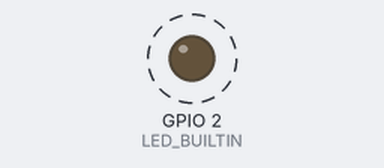
Recording of a program running on a simulated ESP8266 (Wemos D1 mini). Shown: output pins drawn as LEDs (lit = HIGH, except the on-board LED, lit = LOW). Dashed ring = blinking. WiFi joins after 1.5 s; servers stay silent unless stated; the local clock reads 2024-03-15 10:24:30 at power-on unless the program sets it; not simulated (calls return 0 or success): secrets.h; what the program prints to the serial monitor is not drawn.

Above: at 1.8 s.
Timing chart, 0 to 4.6 s (numbered marks = the images above):
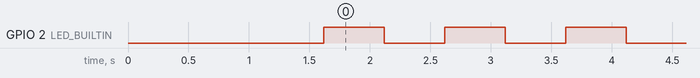

The program:

main.cpp
```cpp
#include <Arduino.h>
#include <ArduinoOTA.h>
#include <ESP8266WiFi.h>
#include <ESP8266WebServer.h>
#include <time.h>

#include "clock.h"
#include "secrets.h"

const char *NTP_SERVER_1 = "pool.ntp.org";
const char *NTP_SERVER_2 = "de.pool.ntp.org";
// Central European Time with automatic DST (last Sunday of March/October)
const char *TZ_INFO = "CET-1CEST,M3.5.0,M10.5.0/3";
const unsigned long NTP_SYNC_INTERVAL_MS = 3600000UL;  // once per hour

ESP8266WebServer server(80);

bool ledState = false;         // false = LED on (active low)
unsigned long lastBlink = 0;

bool timeSynced = false;
unsigned long lastNtpLog = 0;

// Word clock frame: frame[0..2] are the R, G and B planes,
// each [row][column] holding the color value of that letter cell.
char frame[3][11][11];
int lastMinute = -1;

String getLocalTimeString() {
  time_t now = time(nullptr);
  struct tm tmNow;
  localtime_r(&now, &tmNow);
  char buf[32];
  strftime(buf, sizeof(buf), "%d.%m.%Y %H:%M:%S", &tmNow);
  return String(buf);
}

// Rebuilds the frame when the minute changes.
void updateFrame() {
  time_t now = time(nullptr);
  if (now <= 1000000000UL) {
    return;  // NTP not synced yet
  }
  struct tm tmNow;
  localtime_r(&now, &tmNow);
  if (tmNow.tm_min != lastMinute) {
    lastMinute = tmNow.tm_min;
    WordClock::buildFrame((uint8_t)tmNow.tm_hour, (uint8_t)tmNow.tm_min, frame);
  }
}

// Fills the frame with all letters dim gray (shown before the first NTP sync).
void initFrameGray() {
  for (uint8_t r = 0; r < WordClock::ROWS; ++r) {
    for (uint8_t c = 0; c < WordClock::COLS; ++c) {
      const char *color = WordClock::CELL[r][c] ? WordClock::COLOR_GRAY : WordClock::COLOR_OFF;
      frame[0][r][c] = color[0];
      frame[1][r][c] = color[1];
      frame[2][r][c] = color[2];
    }
  }
}

void handleRoot() {
  String html = F(
      "<!DOCTYPE html>"
      "<html><head><meta charset='utf-8'>"
      "<meta http-equiv='refresh' content='60'>"
      "<title>Word Clock</title>"
      "<style>body{background:#000;font-family:monospace;text-align:center}"
      "table{border-collapse:collapse;margin:24px auto;font-size:28px}"
      "td{width:1.2em;height:1.2em;text-align:center}</style></head><body>"
      "<table>");
  for (uint8_t r = 0; r < WordClock::ROWS; ++r) {
    html += F("<tr>");
    for (uint8_t c = 0; c < WordClock::COLS; ++c) {
      const char *letter = WordClock::CELL[r][c];
      if (letter) {
        char buf[80];
        snprintf(buf, sizeof(buf),
                 "<td style='color:rgb(%d,%d,%d)'>%s</td>",
                 (int)(unsigned char)frame[0][r][c],
                 (int)(unsigned char)frame[1][r][c],
                 (int)(unsigned char)frame[2][r][c],
                 letter);
        html += buf;
      } else {
        html += F("<td></td>");
      }
    }
    html += F("</tr>");
  }
  html += F("</table><p>");
  html += timeSynced ? getLocalTimeString() : String(F("waiting for NTP sync..."));
  html += F("</p></body></html>");
  server.send(200, F("text/html"), html);
}

void handleNotFound() {
  server.send(404, "text/plain", "Not Found");
}

void setup() {
  pinMode(LED_BUILTIN, OUTPUT);
  Serial.begin(115200);
  delay(100);
  Serial.println();
  Serial.println(F("Starting word clock server..."));

  initFrameGray();

  WiFi.mode(WIFI_STA);
  WiFi.hostname("WordClock");  // DHCP option 12, shown in the router's client list
  WiFi.begin(WIFI_SSID, WIFI_PASSWORD);
  Serial.print("Connecting to ");
  Serial.print(WIFI_SSID);

  unsigned long start = millis();
  while (WiFi.status() != WL_CONNECTED) {
    digitalWrite(LED_BUILTIN, LOW);  // LED on (active low) while connecting
    delay(250);
    Serial.print(".");
    if (millis() - start > 30000) {
      Serial.println();
      Serial.println(F("WiFi connect timeout, rebooting..."));
      delay(100);
      ESP.restart();
    }
  }

  Serial.println();
  Serial.print("Connected, IP via DHCP: ");
  Serial.println(WiFi.localIP());
  Serial.print("Gateway: ");
  Serial.println(WiFi.gatewayIP());
  Serial.print("Signal (RSSI): ");
  Serial.print(WiFi.RSSI());
  Serial.println(" dBm");

  // OTA updates over WiFi (ArduinoOTA); password comes from secrets.h
  ArduinoOTA.setPort(8266);
  ArduinoOTA.setHostname("WordClock");
  ArduinoOTA.setPassword(OTA_PASSWORD);
  ArduinoOTA.onStart([]() { Serial.println(F("OTA update: start")); });
  ArduinoOTA.onEnd([]() { Serial.println(F("\nOTA update: end, rebooting")); });
  ArduinoOTA.onProgress([](unsigned int done, unsigned int total) {
    Serial.printf("OTA progress: %u%%\r", done * 100 / total);
  });
  ArduinoOTA.onError([](ota_error_t error) {
    Serial.printf("OTA error[%u]: ", error);
    if (error == OTA_AUTH_ERROR) {
      Serial.println(F("auth failed"));
    } else if (error == OTA_BEGIN_ERROR) {
      Serial.println(F("start failed"));
    } else if (error == OTA_CONNECT_ERROR) {
      Serial.println(F("connect failed"));
    } else if (error == OTA_RECEIVE_ERROR) {
      Serial.println(F("receive failed"));
    } else if (error == OTA_END_ERROR) {
      Serial.println(F("end failed"));
    }
  });
  ArduinoOTA.begin();

  server.on("/", HTTP_GET, handleRoot);
  server.onNotFound(handleNotFound);
  server.begin();
  Serial.println(F("HTTP server started on port 80"));

  // SNTP: syncs on start, then re-syncs every hour
  // TZ-string overload; the configTime(0, 0, ...) int overload would
  // overwrite TZ and give UTC only
  configTime(TZ_INFO, NTP_SERVER_1, NTP_SERVER_2);
  Serial.print("NTP sync started (");
  Serial.print(NTP_SERVER_1);
  Serial.print(", ");
  Serial.print(NTP_SERVER_2);
  Serial.println("), re-sync interval 1 h");
}

void loop() {
  server.handleClient();
  ArduinoOTA.handle();
  updateFrame();

  if (!timeSynced && time(nullptr) > 1000000000UL) {
    timeSynced = true;
    lastNtpLog = millis();
    Serial.print("NTP time synced: ");
    Serial.println(getLocalTimeString());
  } else if (timeSynced && millis() - lastNtpLog >= NTP_SYNC_INTERVAL_MS) {
    lastNtpLog = millis();
    Serial.print("NTP re-sync (hourly), current time: ");
    Serial.println(getLocalTimeString());
  }

  // non-blocking 1 Hz blink, replaces the original delay(1000) loop
  if (millis() - lastBlink >= 500) {
    lastBlink = millis();
    ledState = !ledState;
    digitalWrite(LED_BUILTIN, ledState);  // active low
  }
}
```

clock.h
```cpp
#pragma once

// Word Clock Spec v5 — Upper Austrian German, 11x11 matrix.
// Pure logic, no Arduino dependencies, so it can be unit-tested on the host.

#include <stdint.h>

namespace WordClock {

static const uint8_t ROWS = 11;
static const uint8_t COLS = 11;

// LED colors: one RGB triple per cell. Inactive letters are dim gray,
// active letters bright white, cells without a letter never light.
static const char COLOR_OFF[3] = {(char)0, (char)0, (char)0};
static const char COLOR_GRAY[3] = {(char)64, (char)64, (char)64};
static const char COLOR_BRIGHT[3] = {(char)255, (char)255, (char)255};

// Letter grid, UTF-8. nullptr = cell never lights.
const char* const CELL[ROWS][COLS] = {
    {"E", "S", 0, "I", "S", "T", 0, "D", "R", "E", "I"},
    {"Z", "W", "E", "I", "N", "S", 0, "V", "I", "E", "R"},
    {"N", "A", "C", "H", "V", "O", "R", "F", "\xC3\x9C", "N", "F"},
    {0, 0, 0, "Z", "E", "H", "N", 0, "V", "O", "R"},
    {"N", "A", "C", "H", 0, "H", "A", "L", "B", 0, 0},
    {"D", "R", "E", "I", "V", "I", "E", "R", "T", "E", "L"},
    {"\xC3\x9C", "B", "E", "R", 0, "A", "C", "H", "T", 0, 0},
    {"D", "R", "E", "I", "N", "S", "Z", "W", "\xC3\x96", "L", "F"},
    {"Z", "W", "E", "I", "V", "I", "E", "R", "E", "L", "F"},
    {"S", "E", "C", "H", "S", "I", "E", "B", "E", "N", 0},
    {"Z", "E", "H", "N", "E", "U", "N", "F", "\xC3\x9C", "N", "F"},
};

// Word instances: contiguous horizontal spans. Identical strings in
// different roles (hour/counter/base) are distinct instances.
enum WordId : uint8_t {
  W_ES,
  W_IST,
  // hour role
  W_EINS_H,
  W_ZWEI_H,
  W_DREI_H,
  W_VIER_H,
  W_FUENF_H,
  W_SECHS_H,
  W_SIEBEN_H,
  W_ACHT_H,
  W_NEUN_H,
  W_ZEHN_H,
  W_ELF_H,
  W_ZWOELF_H,
  // base connectors
  W_FUENF5,      // "fünf" (5 minutes)
  W_ZEHN10,      // "zehn" (10 minutes)
  W_NACH_B,      // "nach" (base)
  W_VOR_B,       // "vor" (base)
  W_HALB,
  W_VIERTEL,
  W_DREIVIERTEL, // covers VIERTEL's cells as well (full row R5)
  W_UEBER,
  // minute counter
  W_EINS_C,
  W_ZWEI_C,
  W_DREI_C,
  W_VIER_C,
  W_NACH_C,      // "nach" (counter)
  W_VOR_C,       // "vor" (counter)
  WORD_COUNT
};

struct Span {
  uint8_t row;
  uint8_t colStart;
  uint8_t colEnd;
};

const Span SPAN[WORD_COUNT] = {
    {0, 0, 1},    // ES
    {0, 3, 5},    // IST
    {7, 2, 5},    // EINS (hour)
    {8, 0, 3},    // ZWEI (hour)
    {7, 0, 3},    // DREI (hour)
    {8, 4, 7},    // VIER (hour)
    {10, 7, 10},  // FÜNF (hour)
    {9, 0, 4},    // SECHS (hour)
    {9, 4, 9},    // SIEBEN (hour)
    {6, 5, 8},    // ACHT (hour, only instance)
    {10, 3, 6},   // NEUN (hour)
    {10, 0, 3},   // ZEHN (hour)
    {8, 8, 10},   // ELF (hour)
    {7, 6, 10},   // ZWÖLF (hour)
    {2, 7, 10},   // FÜNF (base, 5 min)
    {3, 3, 6},    // ZEHN (base, 10 min)
    {4, 0, 3},    // NACH (base)
    {3, 8, 10},   // VOR (base)
    {4, 5, 8},    // HALB
    {5, 4, 10},   // VIERTEL
    {5, 0, 10},   // DREIVIERTEL
    {6, 0, 3},    // ÜBER
    {1, 2, 5},    // EINS (counter)
    {1, 0, 3},    // ZWEI (counter)
    {0, 7, 10},   // DREI (counter)
    {1, 7, 10},   // VIER (counter)
    {2, 0, 3},    // NACH (counter)
    {2, 4, 6},    // VOR (counter)
};

static const WordId COUNT_WORD[5] = {
    W_ES,  // unused (k = 0 has no counter phrase)
    W_EINS_C,
    W_ZWEI_C,
    W_DREI_C,
    W_VIER_C,
};

inline WordId hourWord(uint8_t spokenHour) {
  return static_cast<WordId>(W_EINS_H + ((spokenHour - 1) % 12));
}

// Base phrase for slot (0-11). Slots 0-3 use the current spoken hour h,
// slots 4-11 the next hour nxt.
inline void appendBase(uint8_t slot, uint8_t h, uint8_t nxt, WordId out[8], uint8_t& n) {
  switch (slot) {
    case 0:
      break;
    case 1:
      out[n++] = W_FUENF5;
      out[n++] = W_NACH_B;
      break;
    case 2:
      out[n++] = W_ZEHN10;
      out[n++] = W_NACH_B;
      break;
    case 3:
      out[n++] = W_VIERTEL;
      out[n++] = W_UEBER;
      break;
    case 4:
    case 10:
      out[n++] = W_ZEHN10;
      out[n++] = W_VOR_B;
      break;
    case 5:
    case 11:
      out[n++] = W_FUENF5;
      out[n++] = W_VOR_B;
      break;
    case 6:
      out[n++] = W_HALB;
      break;
    case 7:
      out[n++] = W_FUENF5;
      out[n++] = W_NACH_B;
      break;
    case 8:
      out[n++] = W_ZEHN10;
      out[n++] = W_NACH_B;
      break;
    case 9:
      out[n++] = W_DREIVIERTEL;
      break;
  }
  switch (slot) {
    case 4:
    case 5:
    case 7:
    case 8:
      out[n++] = W_HALB;
      break;
  }
  out[n++] = hourWord(slot < 4 ? h : nxt);
}

// Computes the active word instances for hour (0-23), minute (0-59).
// Writes at most 8 ids into out and returns the count.
inline uint8_t activeWords(uint8_t hour, uint8_t minute, WordId out[8]) {
  const uint8_t h = ((hour + 11) % 12) + 1;  // spoken hour 1-12
  const uint8_t nxt = (h % 12) + 1;          // next hour (12 wraps to 1)
  const uint8_t b = minute / 5;              // base slot 0-11
  const uint8_t k = minute % 5;              // minute offset 0-4

  uint8_t n = 0;
  out[n++] = W_ES;
  out[n++] = W_IST;

  if (k == 0) {
    appendBase(b, h, nxt, out, n);
  } else if (b == 11) {
    // Wrap special case: the anchor ahead is the next full hour,
    // e.g. 9:58 -> "zwei vor zehn", not "zwei vor neun".
    out[n++] = COUNT_WORD[5 - k];
    out[n++] = W_VOR_C;
    out[n++] = hourWord(nxt);
  } else if (b % 3 == 0) {
    // After an anchor (b in {0, 3, 6, 9})
    out[n++] = COUNT_WORD[k];
    out[n++] = W_NACH_C;
    appendBase(b, h, nxt, out, n);
  } else if ((b + 1) % 3 == 0) {
    // Before an anchor (b in {2, 5, 8})
    out[n++] = COUNT_WORD[5 - k];
    out[n++] = W_VOR_C;
    appendBase(b + 1, h, nxt, out, n);
  } else {
    // Between anchors (b in {1, 4, 7, 10})
    out[n++] = COUNT_WORD[k];
    out[n++] = W_NACH_C;
    appendBase(b, h, nxt, out, n);
  }
  return n;
}

// Renders the word clock into frame: frame[0] = red plane,
// frame[1] = green plane, frame[2] = blue plane, each [row][column].
inline void buildFrame(uint8_t hour, uint8_t minute, char frame[3][ROWS][COLS]) {
  WordId act[8];
  const uint8_t n = activeWords(hour, minute, act);

  bool lit[ROWS][COLS] = {{false}};
  for (uint8_t i = 0; i < n; ++i) {
    const Span& s = SPAN[act[i]];
    for (uint8_t c = s.colStart; c <= s.colEnd; ++c) {
      lit[s.row][c] = true;
    }
  }

  for (uint8_t r = 0; r < ROWS; ++r) {
    for (uint8_t c = 0; c < COLS; ++c) {
      const char* color = COLOR_OFF;
      if (CELL[r][c] != 0) {
        color = lit[r][c] ? COLOR_BRIGHT : COLOR_GRAY;
      }
      frame[0][r][c] = color[0];
      frame[1][r][c] = color[1];
      frame[2][r][c] = color[2];
    }
  }
}

}  // namespace WordClock
```

Measured:
- by itself, GPIO 2 (LED_BUILTIN): alternates HIGH for 0.50 s and LOW for 0.50 s
